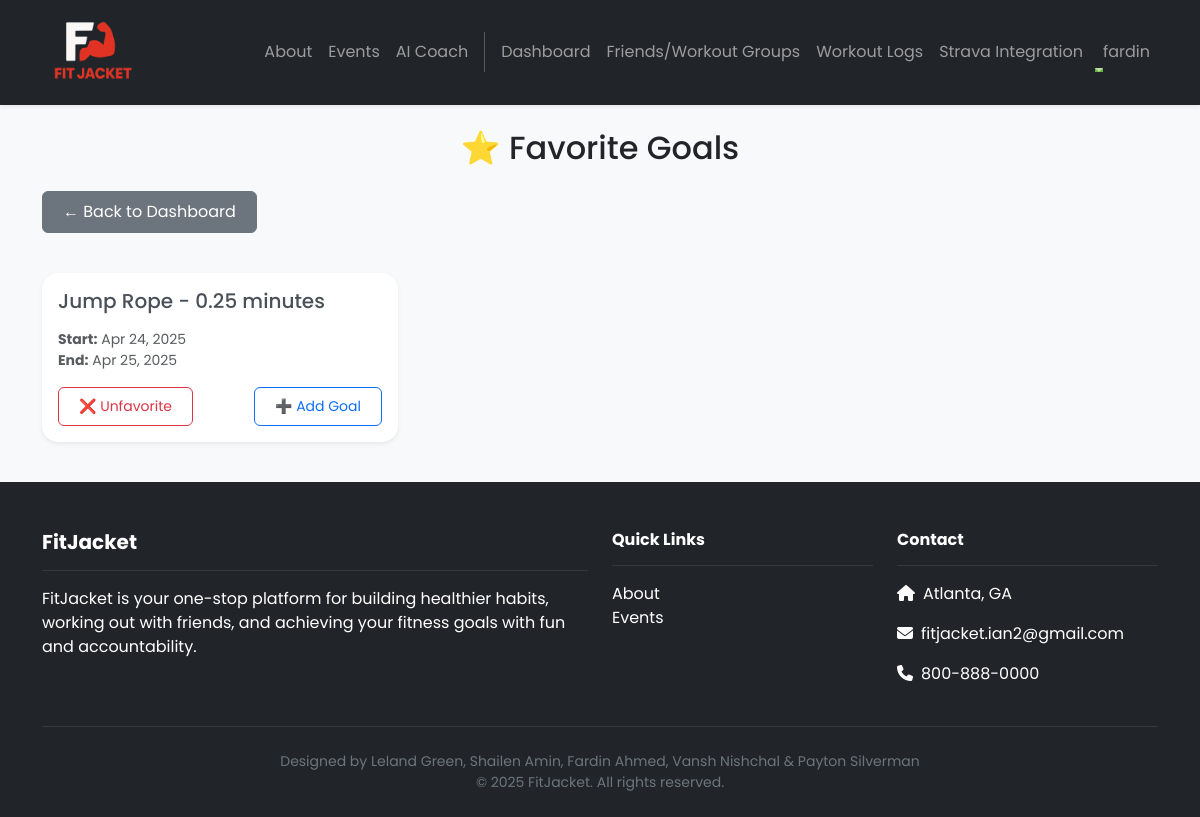
The page /dashboard/favorite/ (signed in) on the database as committed earlier.
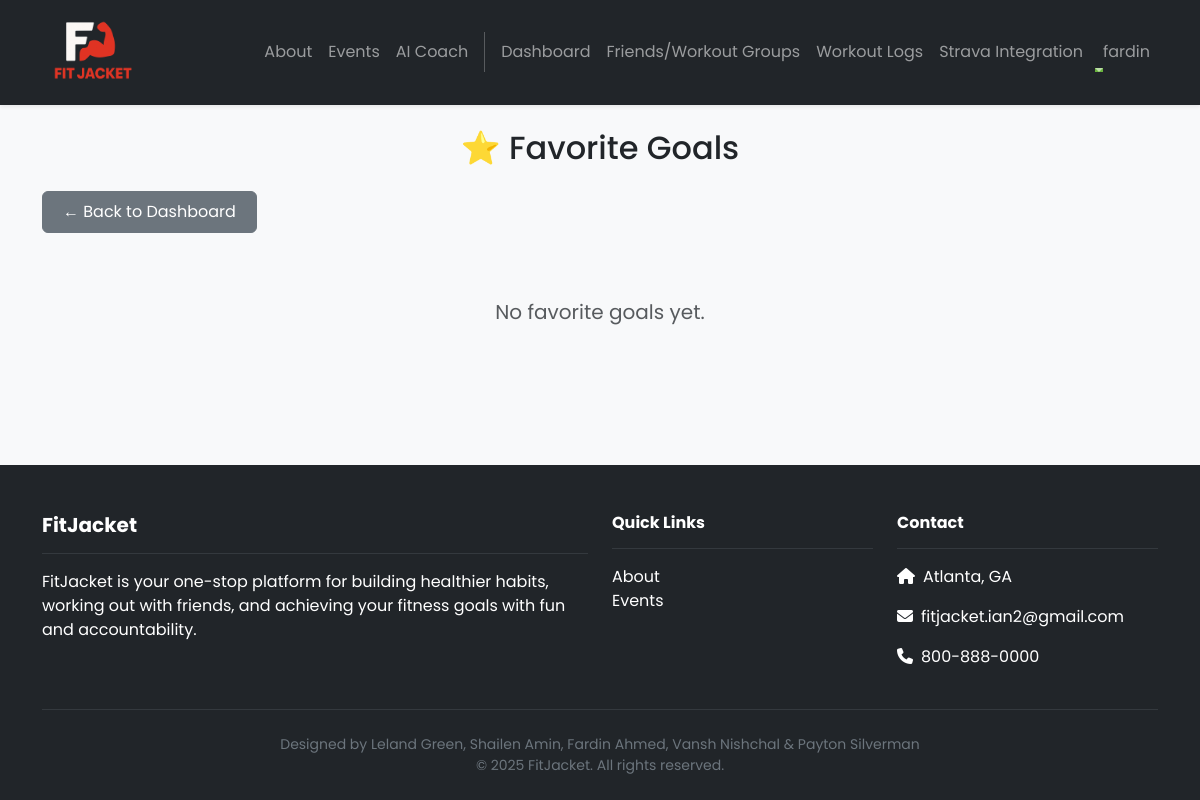
The same page on the database as committed later.
### dashboard/models.py (models this page shows, shortened)
class Goal(models.Model):
    text = models.CharField(max_length=255)
    created_at = models.DateTimeField(auto_now_add=True)
    start_date = models.DateTimeField(null=True, blank=True, default=timezone.now)
    end_date = models.DateTimeField(null=True, blank=True, default=timezone.now)
    user = models.ForeignKey(User, on_delete=models.CASCADE, null=True)
    completed = models.BooleanField(default=False)
    abandoned = models.BooleanField(default=False)
    favorite = models.BooleanField(default=False)
    total_duration_seconds = models.IntegerField(default=0)
    calories_burnt_per_second = models.FloatField(default=0.0)
    progress = models.FloatField(default=0.0)

### dashboard/views.py (the view, shortened to what this page needs)
# urls.py: path('favorite/', views.mark_favorite, name='FavoriteHistory'),
@login_required
def mark_favorite(request):
    favorite_goals = Goal.objects.filter(user=request.user, favorite=True)
    return render(request, 'dashboard/favorite.html', {
        'favorite_goals': favorite_goals
    })

### accounts/context_processors.py (called while the page is built)
def admin_group(request):
    if request.user.is_authenticated:
        is_admin = request.user.groups.filter(name='admin').exists()
    else:
        is_admin = False
    return {'is_admin': is_admin}

### friends/context_processors.py (called while the page is built)
def user_groups(request):
    if request.user.is_authenticated:
        groups = WorkoutGroup.objects.filter(groupmember__user=request.user)
    else:
        groups = []
    return {'user_groups': groups}

### dashboard/templates/dashboard/favorite.html (shortened to what this page needs)
{% extends 'base.html' %}
{% block content %}
<div class="container py-4">
    <h2 class="mb-4 text-center">⭐ Favorite Goals</h2>
    <div class="text-start mb-4">
        <a href="{% url 'Dashboard' %}" class="btn btn-secondary mb-3">← Back to Dashboard</a>
    </div>
    {% if favorite_goals %}
        <div class="row row-cols-1 row-cols-md-2 row-cols-lg-3 g-4">
            {% for goal in favorite_goals %}
                <div class="col">
                    <div class="card h-100 border-0 shadow-sm rounded-4">
                        <div class="card-body">
                            <h5 class="card-title text-dark-emphasis">{{ goal.text }}</h5>
                            <p class="card-text text-muted small mt-3">
                                <strong>Start:</strong> {{ goal.start_date|date:"M d, Y" }}<br>
                                <strong>End:</strong> {{ goal.end_date|date:"M d, Y" }}
                            </p>
                            <div class="d-flex justify-content-between">
                                <form method="POST" class="me-2">
                                    <button type="submit" name="unfavorite_goal" class="btn btn-outline-danger btn-sm">
                                        ❌ Unfavorite
                                    </button>
                                </form>
                                <form method="POST">
                                    <button type="submit" name="add_goal" class="btn btn-outline-primary btn-sm">
                                        ➕ Add Goal
                                    </button>
                                </form>
                            </div>
                        </div>
                    </div>
                </div>
            {% endfor %}
        </div>
    {% else %}
        <div class="text-center mt-5">
            <p class="text-muted fs-5">No favorite goals yet.</p>
        </div>
    {% endif %}
</div>
{% endblock %}

Rows that differ between the two databases and show on the page:
removed Goal: text "Jump Rope - 0.25 minutes", start_date "Apr 24, 2025", end_date "Apr 25, 2025"
Other text that changed with them:
text now shown: "No favorite goals yet."
